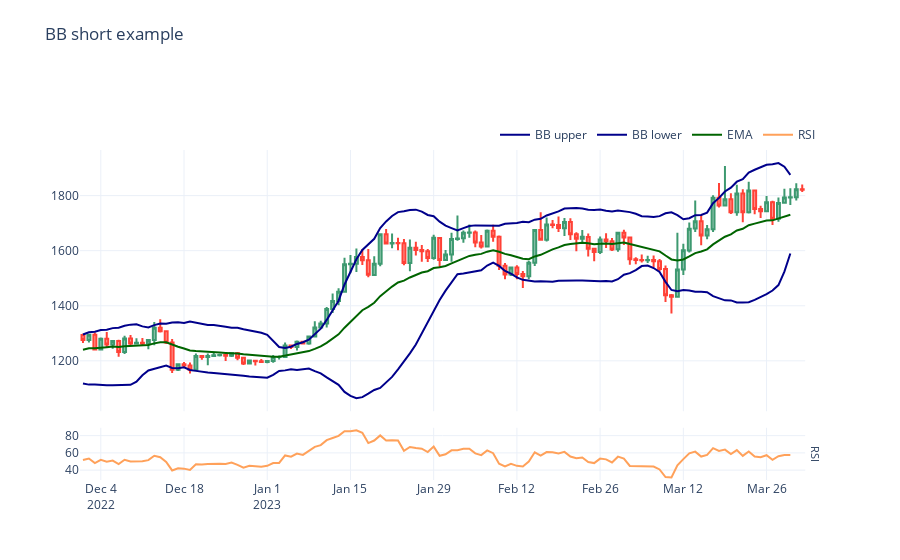

The notebook cell saved with this chart:
### Code cell
candles = universe.universe.candles.get_candles_by_pair(universe.get_single_pair().internal_id)

figure2 = visualise_single_pair_positions_with_duration_and_slippage(
    state,
    candles,
    start_at=START_AT,
    end_at=END_AT,
)

figure2.show()
